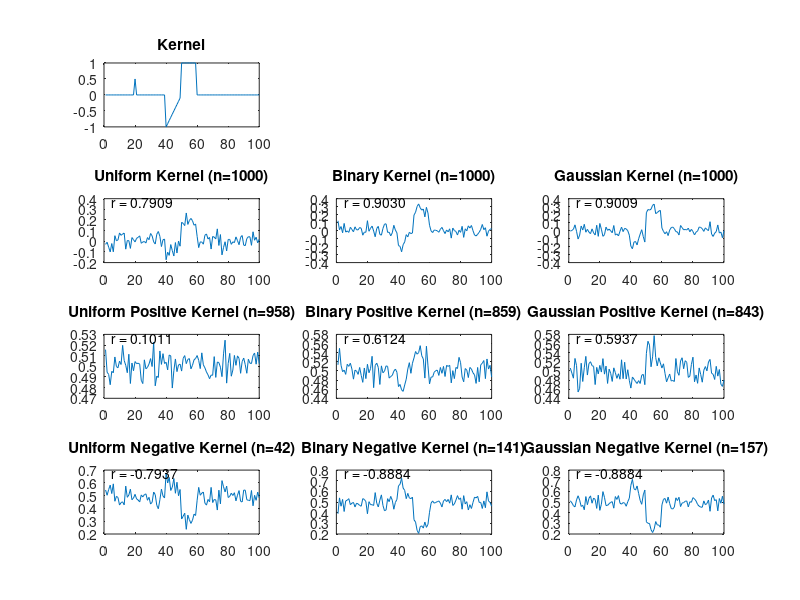

Recreate this plot in MATLAB.
function pKernel

    bins = 100;
    kernel = zeros(1, bins);
    kernel(20) = 0.5;
    midPoint = bins / 2;
    kernel(midPoint - 10:midPoint - 1) = -1.0:0.1:-0.1;
    kernel(midPoint:midPoint + 9) = 1;

    figure(1);
    clf;
    subplot(4, 3, 1, 'replace');
    plot(kernel);
    title('Kernel');
    
    doTrials(1, kernel);
    doTrials(2, kernel);
    doTrials(3, kernel);
end

function doTrials(col, kernel)

    bins = length(kernel);
    posKernel = zeros(1, bins);
    negKernel = zeros(1, bins);
    numPos = 0;
    numNeg = 0;
    reps = 1000;
    plotRep = reps / 4;
    for r = 1:reps
        switch col
            case 1
                stim = rand(1, bins);
            case 2
                stim = randi([0 1], [1, bins]);
            case 3
                stim = randn(1, bins) / 2 + 0.5;
            otherwise
                error('Unrecognized column value');
        end
        product = kernel .* stim;
        prob = sum(product);  
        if prob > 0.5
            posKernel = posKernel + stim;
            numPos = numPos + 1;
        else
            negKernel = negKernel + stim;
            numNeg = numNeg + 1;
        end
        if mod(r, plotRep) == 0
            doPlots(col, posKernel, numPos, negKernel, numNeg, r, kernel);
        end
    end
    doPlots(col, posKernel, numPos, negKernel, numNeg, r, kernel);

end

%%
function doPlots(col, posKernel, numPos, negKernel, numNeg, reps, kernel)

    switch col
        case 1
            theTitle = 'Uniform';
        case 2
            theTitle = 'Binary';
        case 3
            theTitle = 'Gaussian';
    end
    subplot(4, 3, 4 + col - 1, 'replace');
    plot(posKernel / numPos - negKernel / numNeg);
    title(sprintf('%s Kernel (n=%d)', theTitle, reps));
    rho = corrcoef(kernel, posKernel / numPos - negKernel / numNeg);
    displayText(sprintf('r = %.4f', rho(1, 2)));

    subplot(4, 3, 7 + col - 1, 'replace');
    plot(posKernel / numPos);
    title(sprintf('%s Positive Kernel (n=%d)', theTitle, numPos));    
    rho = corrcoef(kernel, posKernel);
    displayText(sprintf('r = %.4f', rho(1, 2)));
    
    subplot(4, 3, 10 + col - 1, 'replace');
    plot(negKernel / numNeg);
    title(sprintf('%s Negative Kernel (n=%d)', theTitle, numNeg));    
    rho = corrcoef(kernel, negKernel);
    displayText(sprintf('r = %.4f', rho(1, 2)));
    drawnow;
end

%%
function displayText(theText)

    lim = axis;
    text(lim(1) + 0.05 * (lim(2) - lim(1)), lim(4) - 0.05 * (lim(4) - lim(3)), theText);
end